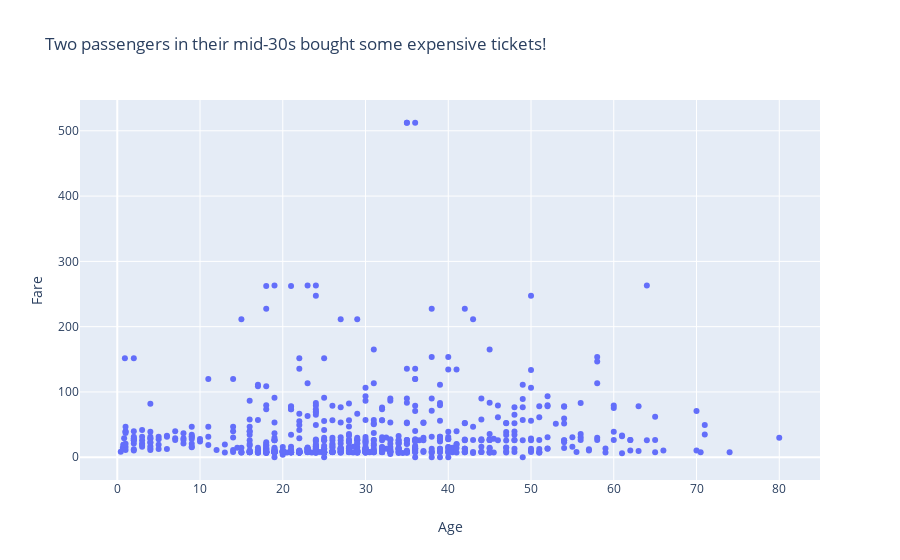

The code cell stored with this chart in its notebook:
### Code cell
# Now with plotly.
data = [go.Scatter(x=df['Age'], 
                   y=df['Fare'],
                    mode = 'markers',
)]
layout = go.Layout(
    title = 'Two passengers in their mid-30s bought some expensive tickets!', # Graph title
    xaxis = dict(title = 'Age'), # x-axis label
    yaxis = dict(title = 'Fare'), # y-axis label
    hovermode ='closest' # handles multiple points landing on the same vertical
)
fig = go.Figure(data=data, layout=layout)
iplot(fig)

### Figure 1 — Plotly figure (JSON) as saved in the notebook; plotly's stock layout.template omitted (floating-point values rounded to 4 significant figures; data arrays with more than 128 entries replaced by an {"elided": "..."} marker saying what was removed)
{"data": [{"mode": "markers", "type": "scatter", "x": {"elided": "712 float values"}, "y": {"elided": "712 float values"}}], "layout": {"hovermode": "closest", "title": {"text": "Two passengers in their mid-30s bought some expensive tickets!"}, "xaxis": {"title": {"text": "Age"}}, "yaxis": {"title": {"text": "Fare"}}}}
